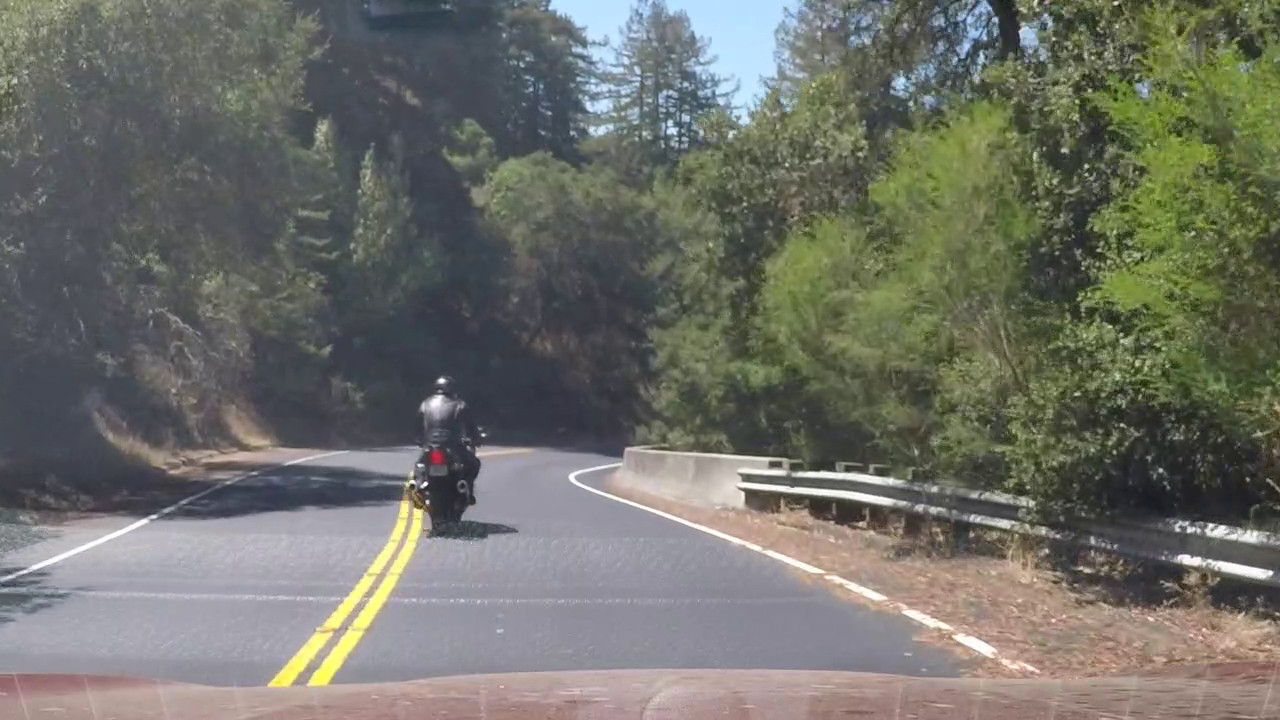
#> input picture test_images/test_ch4.jpg, 1280 x 720 px
$ python -i Project_harder_challenge.py   (imports and definitions only)   (older library calls are emulated)
#> lines starting #> are read from the running program, lines starting #| are printed output that depends on the picture; after the words box and inside, x2 and y2 are one past the last pixel; in counts of white or black regions, pixels touching at a corner belong together
import cv2
import numpy as np
import matplotlib.pyplot as plt
import pickle
import matplotlib.image as mpimg
from moviepy.editor import VideoFileClip
from collections import deque


# Define a class to receive the characteristics of each line detection
class Line:
    def __init__(self):
        # was the line detected in the last iteration?
        self.detected = False

        # x and y values in last frame
        self.x = None
        self.y = None

        # x intercepts for average smoothing
        self.bottom_x = deque(maxlen=frame_num)
        self.top_x = deque(maxlen=frame_num)

        # Record last x intercept
        self.current_bottom_x = None
        self.current_top_x = None

        # Record radius of curvature
        self.radius = None

        # Polynomial coefficients: x = A*y**2 + B*y + C
        self.A = deque(maxlen=frame_num)
        self.B = deque(maxlen=frame_num)
        self.C = deque(maxlen=frame_num)
        self.fit = None
        self.fitx = None
        self.fity = None

    def get_curv(self):
        self.radius = curvature(self.fit)
        return self.radius

    # [212 lines left out: functions get_intercepts, quick_search, blind_search, sort_idx, get_fit, draw_area and 2 more, not called in this run]


def warp(img):
    """
    Perspective Transformation
    :param img:
    :return: warped image
    """

    # Compute and apply perspective transform
    M = cv2.getPerspectiveTransform(src, dst)
    warped = cv2.warpPerspective(img, M, (1280, 720), flags=cv2.INTER_NEAREST)  # keep same size as input image
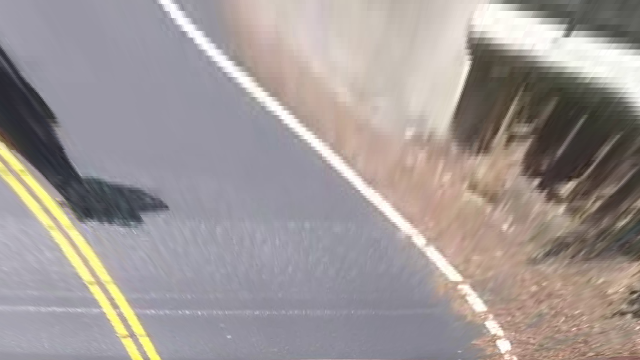
#> warped: shape (720, 1280, 3) (shown at 1/2 size); mean R, G, B 160.1, 152.3, 151

    return warped


def luv_lab_filter(img, l_thresh=(195, 255), b_thresh=(140, 200), plot=False):
    warped = warp(img)

    l = cv2.cvtColor(warped, cv2.COLOR_RGB2LUV)[:, :, 0]
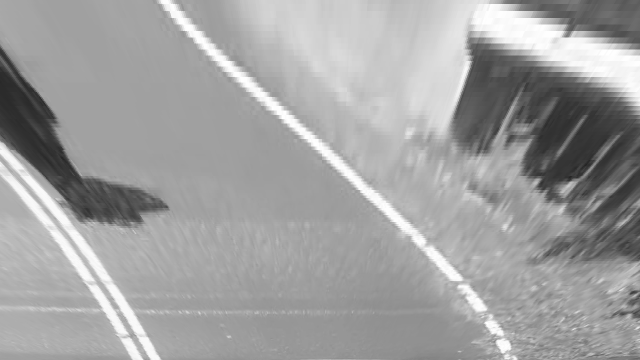
#> l: shape (720, 1280) (shown at 1/2 size); min 35, max 255, mean 160.6
    l_bin = np.zeros_like(l)
    l_bin[(l >= l_thresh[0]) & (l <= l_thresh[1])] = 1

    b = cv2.cvtColor(warped, cv2.COLOR_RGB2Lab)[:, :, 2]
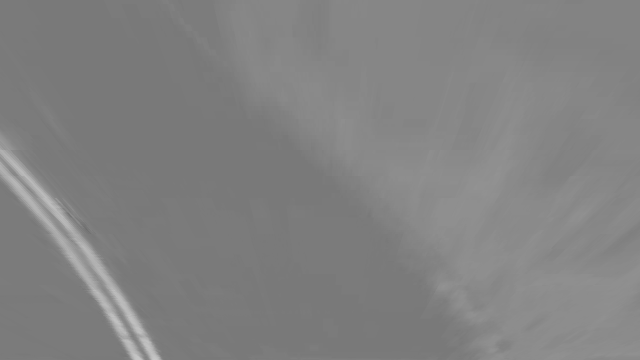
#> b: shape (720, 1280) (shown at 1/2 size); min 109, max 203, mean 129.7
    b_bin = np.zeros_like(b)
    b_bin[(b >= b_thresh[0]) & (b <= b_thresh[1])] = 1

    combine = np.zeros_like(l)
    combine[(l_bin == 1) | (b_bin == 1)] = 1

    if plot is True:
        plt.figure(figsize=(10, 6))
        plt.subplot(231)
        plt.imshow(warped)
        plt.subplot(232)
        plt.imshow(l_bin, cmap='gray')
        plt.title('L channel')
        plt.subplot(233)
        plt.imshow(b_bin, cmap='gray')
        plt.title('B channel')
        plt.subplot(234)
        # plt.imshow(s_bin, cmap='gray')
        plt.title('S channel')
        plt.subplot(235)
        plt.imshow(combine, cmap='gray')
        plt.title('Combination')
        plt.subplot(236)
        plt.imshow(img)

        plt.show()

    return combine


# [99 lines left out: functions undistort, process_image, not called in this run]

img_shape = (720, 1280)
img_size = [1280, 720]  # width, height

src = np.float32([[490, 482], [820, 482],
                  [1280, 670], [20, 670]])
dst = np.float32([[0, 0], [1280, 0],
                  [1280, 720], [0, 720]])

ploty = np.linspace(0, img_shape[0] - 1, img_shape[0])
ym_per_pix = 30 / 720  # meters per pixel in y dimension
xm_per_pix = 3.7 / 600  # meters per pixel in x dimension

# import Camera Calibration Parameters
dist_pickle = "./wide_dist_pickle.p"
# [2 lines not run here, left out]
# [1 line that did not run here, left out]
frame_num = 5   # latest frames number of good detection
left = Line()
right = Line()

video_output = './output_videos/harder_challenge.mp4'
input_path = './test_videos/harder_challenge_video.mp4'

# [1 line that did not run here, left out]
# clip1 = VideoFileClip(input_path).subclip(0, 30)

# [1 line that did not run here, left out]
# [3 lines not run here, left out]
# r = process_image( mpimg.imread('./test_images/test_ch4.jpg'), plot=True)

>>> import cv2
>>> picture = cv2.cvtColor(cv2.imread('test_images/test_ch4.jpg'), cv2.COLOR_BGR2RGB)
>>> result = luv_lab_filter(picture)
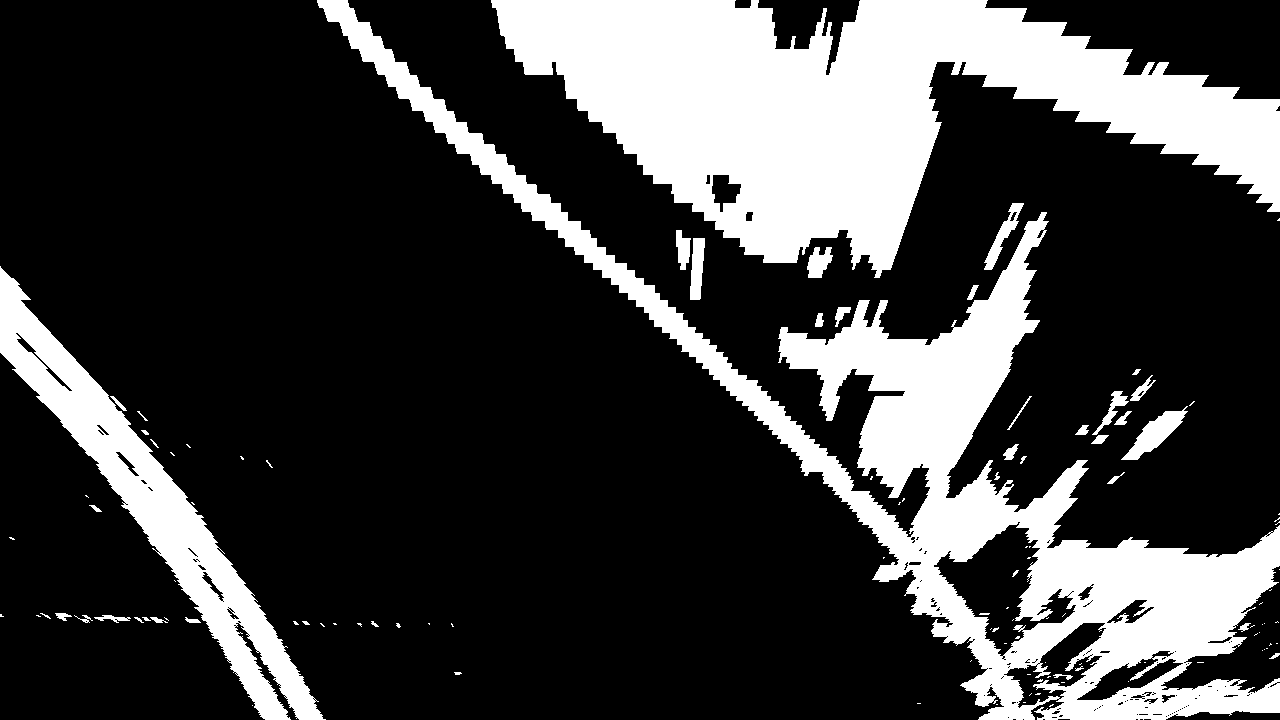
#> result: shape (720, 1280); values 0 (black) and 1 (white), 25% white; 113 white regions (71 under 20 px), largest, box (x1, y1, x2, y2) and area: (491, 0, 1280, 278) 105656, (317, 0, 1280, 720) 92460, (0, 266, 326, 720) 25585

$ run again, on test_images/test_ch0.jpg
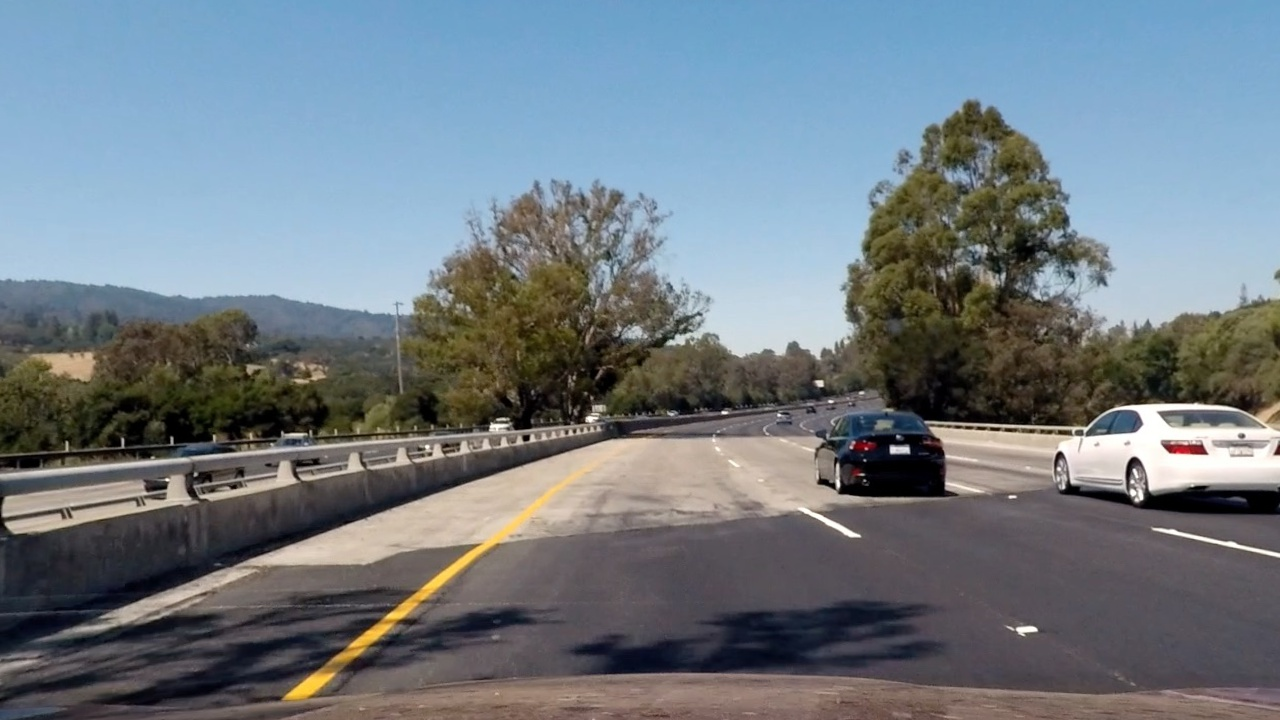
#> input picture test_images/test_ch0.jpg, 1280 x 720 px
#> in luv_lab_filter, `b = cv2.cvtColor(warped, cv2.COLOR_RGB2Lab)[:, :, 2]`:
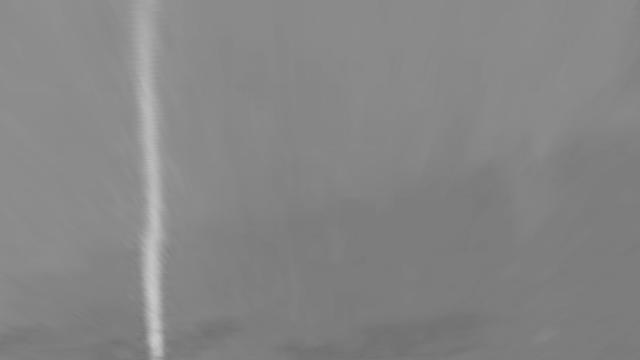
#> b: shape (720, 1280) (shown at 1/2 size); min 111, max 199, mean 133.4
#> `result = luv_lab_filter(picture)`:
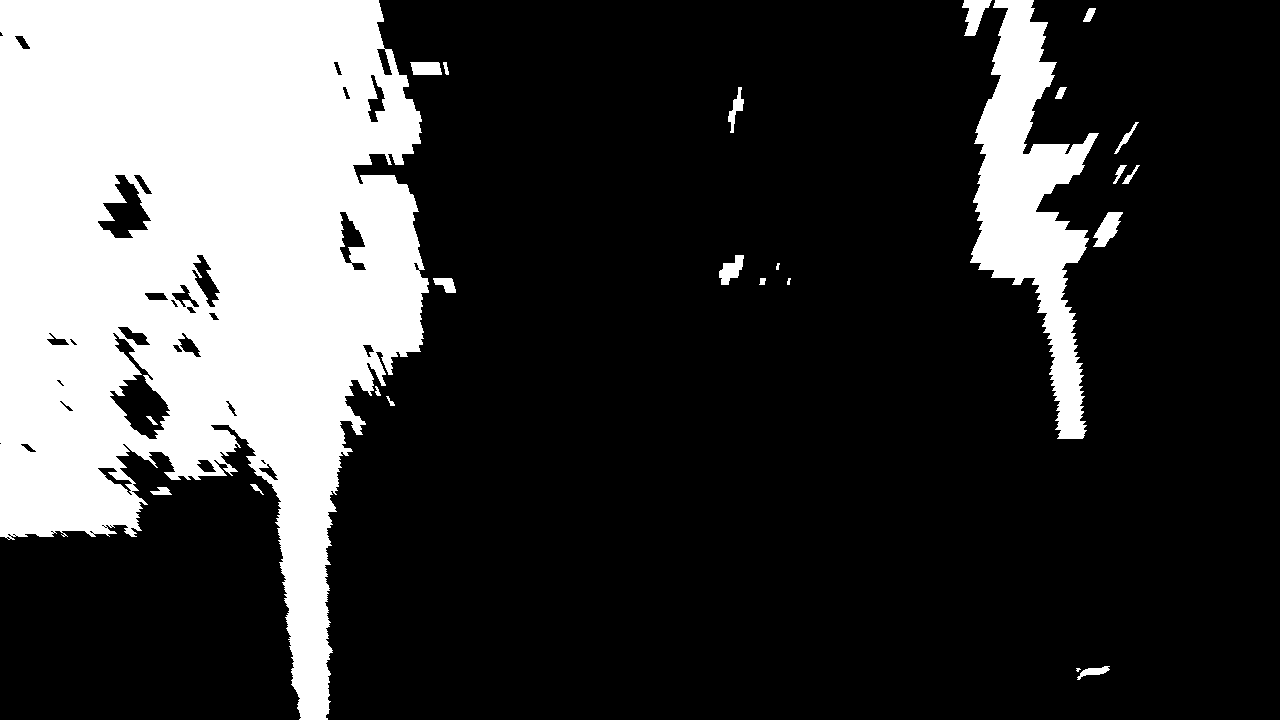
#> result: shape (720, 1280); values 0 (black) and 1 (white), 24.3% white; 24 white regions (1 under 20 px), largest, box (x1, y1, x2, y2) and area: (0, 0, 429, 720) 196805, (970, 0, 1099, 439) 23541, (962, 0, 992, 36) 590

$ run again, on test_images/test_ch1.jpg
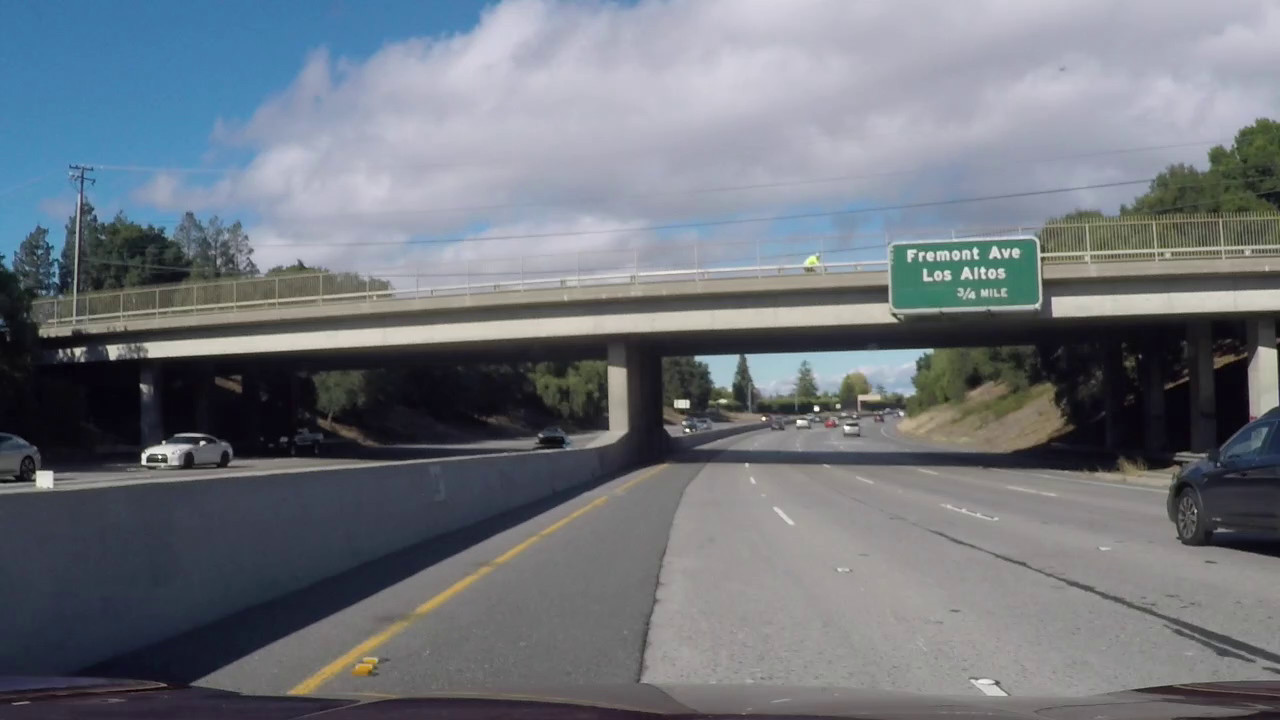
#> input picture test_images/test_ch1.jpg, 1280 x 720 px
#> in luv_lab_filter, `b = cv2.cvtColor(warped, cv2.COLOR_RGB2Lab)[:, :, 2]`:
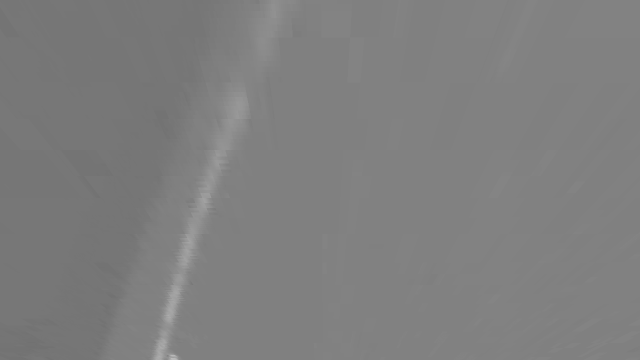
#> b: shape (720, 1280) (shown at 1/2 size); min 113, max 190, mean 126.6
#> `result = luv_lab_filter(picture)`:
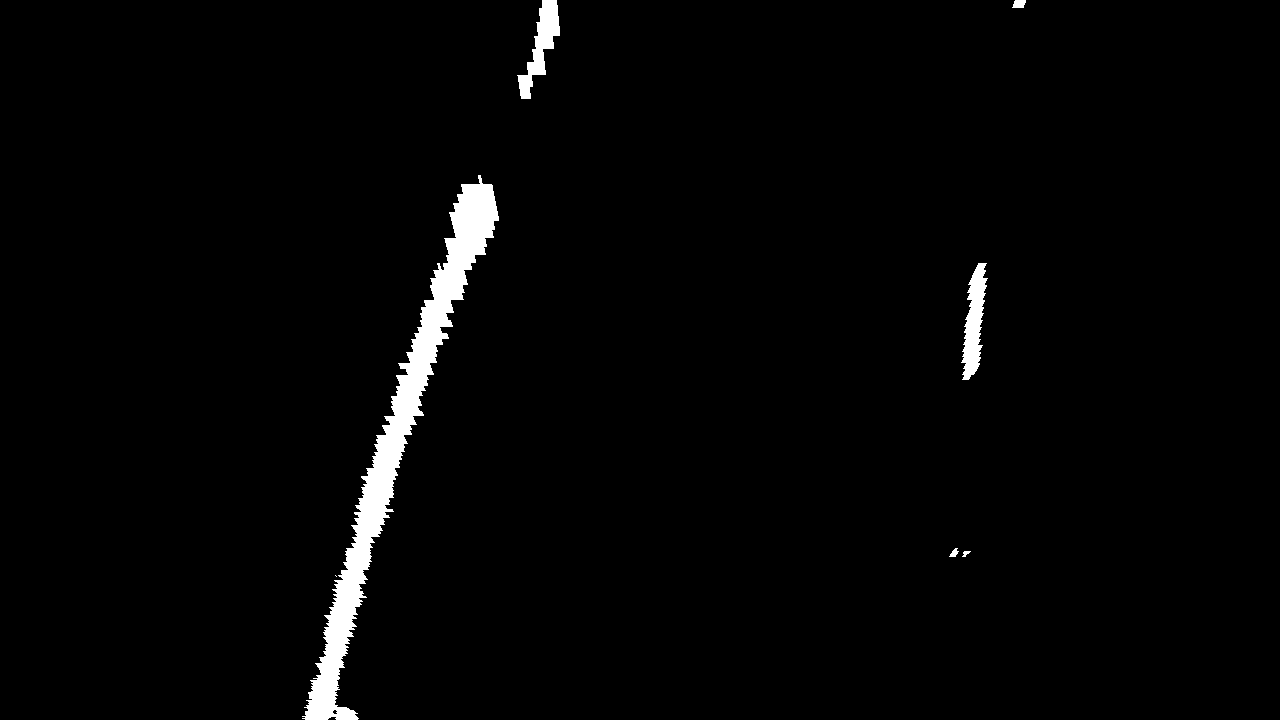
#> result: shape (720, 1280); values 0 (black) and 1 (white), 2.1% white; 7 white regions (1 under 20 px), largest, box (x1, y1, x2, y2) and area: (302, 175, 499, 720) 15864, (961, 263, 988, 380) 1681, (517, 0, 560, 99) 1616, (1012, 0, 1026, 8) 92, (949, 548, 959, 557) 50, (962, 551, 971, 557) 30
